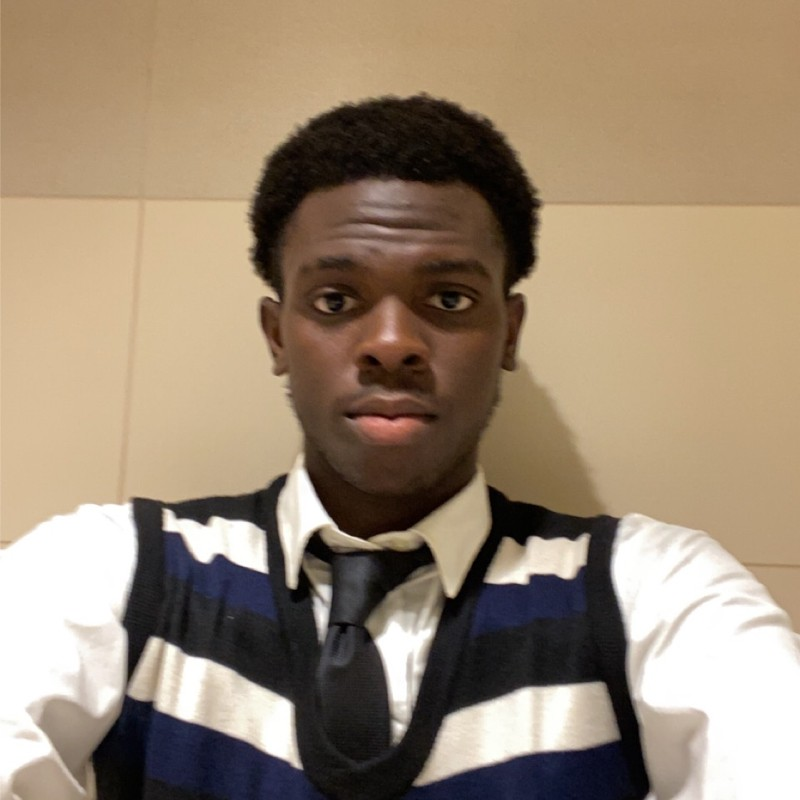
#> input picture week_4/img/kody.jpeg, 800 x 800 px
$ jupyter execute practice-5.ipynb
#> lines starting #> are read from the running program, lines starting #| are printed output that depends on the picture; after the words box and inside, x2 and y2 are one past the last pixel; in counts of white or black regions, pixels touching at a corner belong together
[cell 1]
#Canny Edge Detection

import cv2

#Load the image
image = cv2.imread('img/kody.jpeg', cv2.IMREAD_GRAYSCALE)
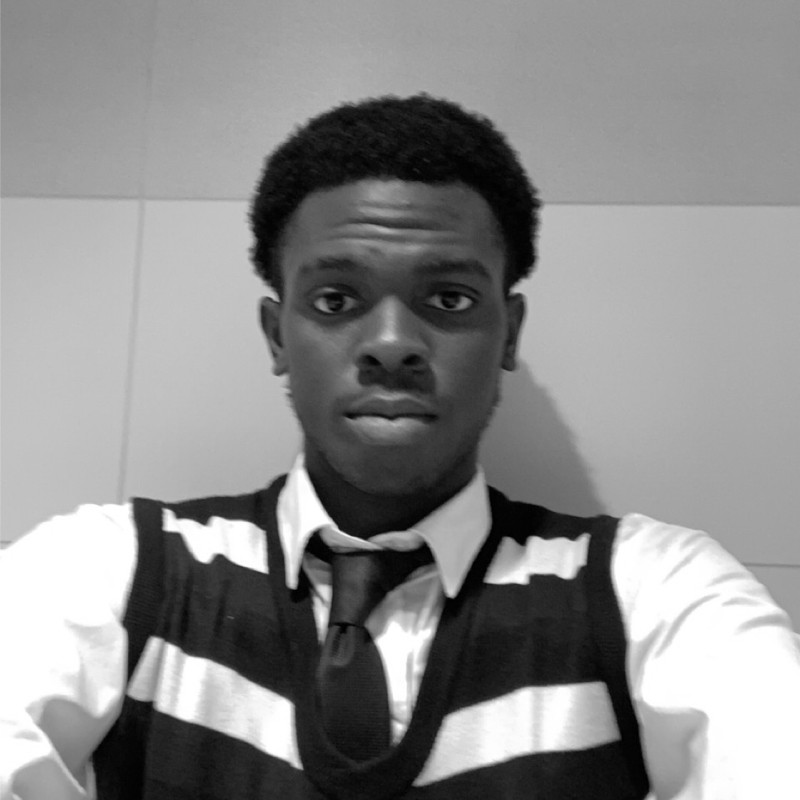
#> image: shape (800, 800); min 0, max 255, mean 139.8

#resize images
image = cv2.resize(image, (400,400))
#> image: shape (400, 400)

#Perform Canny edge detection
edges = cv2.Canny(image, 100, 200) #adjust the threshold values as needed
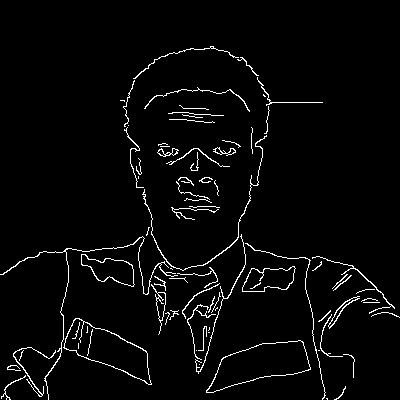
#> edges: shape (400, 400); 3.2% white in thin lines or dots, all inside (x1, y1, x2, y2) = (0, 46, 400, 400)

#Display the original image and the detected edges
cv2.imshow('Original', image)
cv2.imshow('Edges', edges)

#wait for a key press and close all windows
cv2.waitKey(0)
cv2.destroyAllWindows()

$ run again, with week_4/img/wole.jpg copied over week_4/img/kody.jpeg
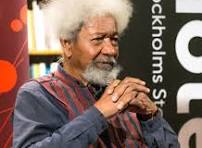
#> input picture week_4/img/wole.jpg, 202 x 148 px
#> `image = cv2.resize(image, (400,400))`:
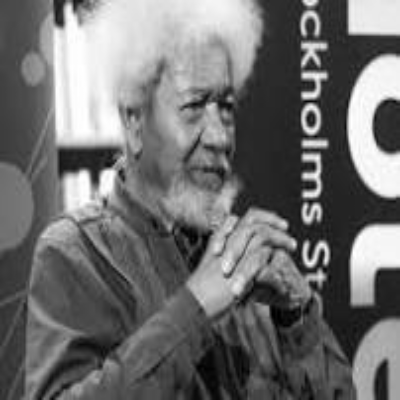
#> image: shape (400, 400); min 0, max 255, mean 111.3
#> `edges = cv2.Canny(image, 100, 200)`:
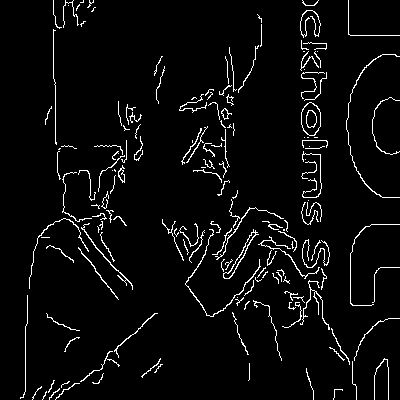
#> edges: shape (400, 400); 4.3% white in thin lines or dots
